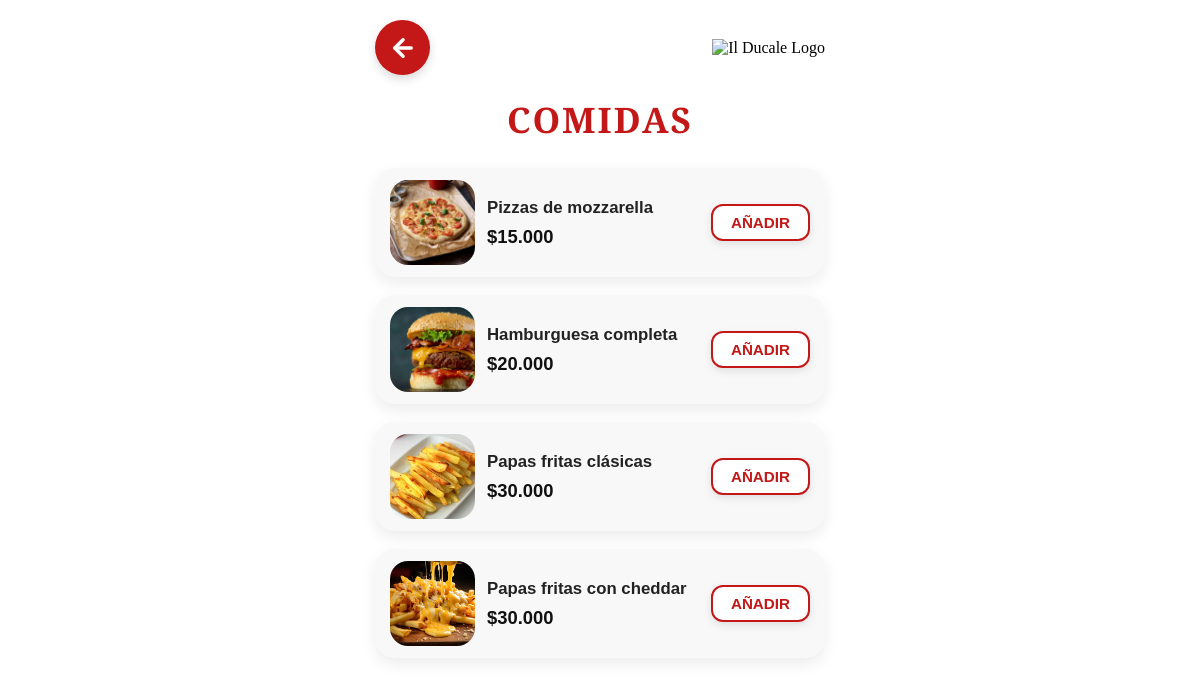
The page /categoria/comidas on the database its author committed.
### tables this page shows
CREATE TABLE productos (
            id INTEGER PRIMARY KEY AUTOINCREMENT,
            nombre TEXT NOT NULL,
            precio REAL NOT NULL,
            imagen TEXT NOT NULL,
            categoria TEXT NOT NULL
        );

### app.py (the view)
@app.route("/categoria/<nombre_categoria>")
def ver_categoria(nombre_categoria):
    conn = sqlite3.connect(DB_NAME)
    cursor = conn.cursor()
    cursor.execute("SELECT * FROM productos WHERE categoria = ?", (nombre_categoria.lower(),))
    productos = cursor.fetchall()
    conn.close()
    return render_template("categoria.html", productos=productos, titulo=nombre_categoria.upper())

### templates/categoria.html (shortened to what this page needs)
<!DOCTYPE html>
<html lang="es">
<head>
    <link rel="stylesheet" href="{{ url_for('static', filename='style.css') }}">
</head>
<body>
    <div class="category-page-container">
        <header class="category-header">
            <a href="/menu" class="btn-back-category" aria-label="Volver al menú">
                <svg width="28" height="28" viewBox="0 0 24 24" fill="none" stroke="#ffffff" stroke-width="3" stroke-linecap="round" stroke-linejoin="round">
                    <line x1="19" y1="12" x2="5" y2="12"></line>
                    <polyline points="12 19 5 12 12 5"></polyline>
                </svg>
            </a>
            <div class="logo-header-category">
                <img src="{{ url_for('static', filename='logo.png') }}" alt="Il Ducale Logo">
            </div>
        </header>
        <h1 class="category-title">{{ titulo }}</h1>
        <div class="products-list">
            {% for producto in productos %}
            <div class="product-card">
                <div class="product-image">
                    <img src="{{ url_for('static', filename=producto[3]) }}" alt="{{ producto[1] }}">
                </div>
                <div class="product-info">
                    <h2>{{ producto[1] }}</h2>
                    <p class="product-price">${{ "{:,.0f}".format(producto[2]).replace(',', '.') }}</p>
                </div>
                <button type="button" class="btn-add" data-precio="{{ producto[2] }}">AÑADIR</button>
            </div>
            {% else %}
            <p class="no-products">No hay productos disponibles en esta categoría.</p>
            {% endfor %}
        </div>
    </div>
</body>
</html>

### static/style.css (style rules this page uses)
* { box-sizing: border-box; margin: 0; padding: 0; }
body { background-color: #ffffff; font-family: 'Cinzel', 'Times New Roman', serif; min-height: 100vh; position: relative; }
.category-page-container { max-width: 480px; margin: 0 auto; padding: 20px 15px; min-height: 100vh; }
.category-header { display: flex; justify-content: space-between; align-items: center; margin-bottom: 20px; }
.btn-back-category { width: 55px; height: 55px; background-color: #c41818; border-radius: 50%; display: flex; justify-content: center; align-items: center; text-decoration: none; box-shadow: 0 4px 10px rgba(0, 0, 0, 0.15); transition: transform 0.15s ease; }
.logo-header-category img { width: 80px; height: auto; }
.category-title { text-align: center; color: #c41818; font-family: 'Cinzel', serif; font-size: 2.2rem; font-weight: 700; margin-bottom: 25px; letter-spacing: 2px; }
.products-list { display: flex; flex-direction: column; gap: 18px; }
.product-card { background-color: #f8f8f8; border-radius: 20px; padding: 12px 15px; display: flex; align-items: center; justify-content: space-between; box-shadow: 0 6px 15px rgba(0, 0, 0, 0.08); gap: 12px; }
.product-image img { width: 85px; height: 85px; object-fit: cover; border-radius: 18px; display: block; }
.product-info { flex: 1; display: flex; flex-direction: column; gap: 8px; }
.product-info h2 { font-size: 1.05rem; color: #222222; font-family: Arial, sans-serif; font-weight: 600; }
.product-price { font-size: 1.15rem; color: #111111; font-weight: bold; font-family: Arial, sans-serif; }
.btn-add { background-color: #ffffff; color: #c41818; border: 2px solid #c41818; border-radius: 12px; padding: 8px 18px; font-family: Arial, sans-serif; font-weight: bold; font-size: 0.95rem; cursor: pointer; box-shadow: 0 3px 8px rgba(0, 0, 0, 0.1); transition: transform 0.1s ease; }

### rows shown on the page
productos: imagen (picture), nombre "Pizzas de mozzarella", precio "15.000"
productos: imagen (picture), nombre "Hamburguesa completa", precio "20.000"
productos: imagen (picture), nombre "Papas fritas clásicas", precio "30.000"
productos: imagen (picture), nombre "Papas fritas con cheddar", precio "30.000"

### other values the page prints
{{ titulo }} "COMIDAS"
